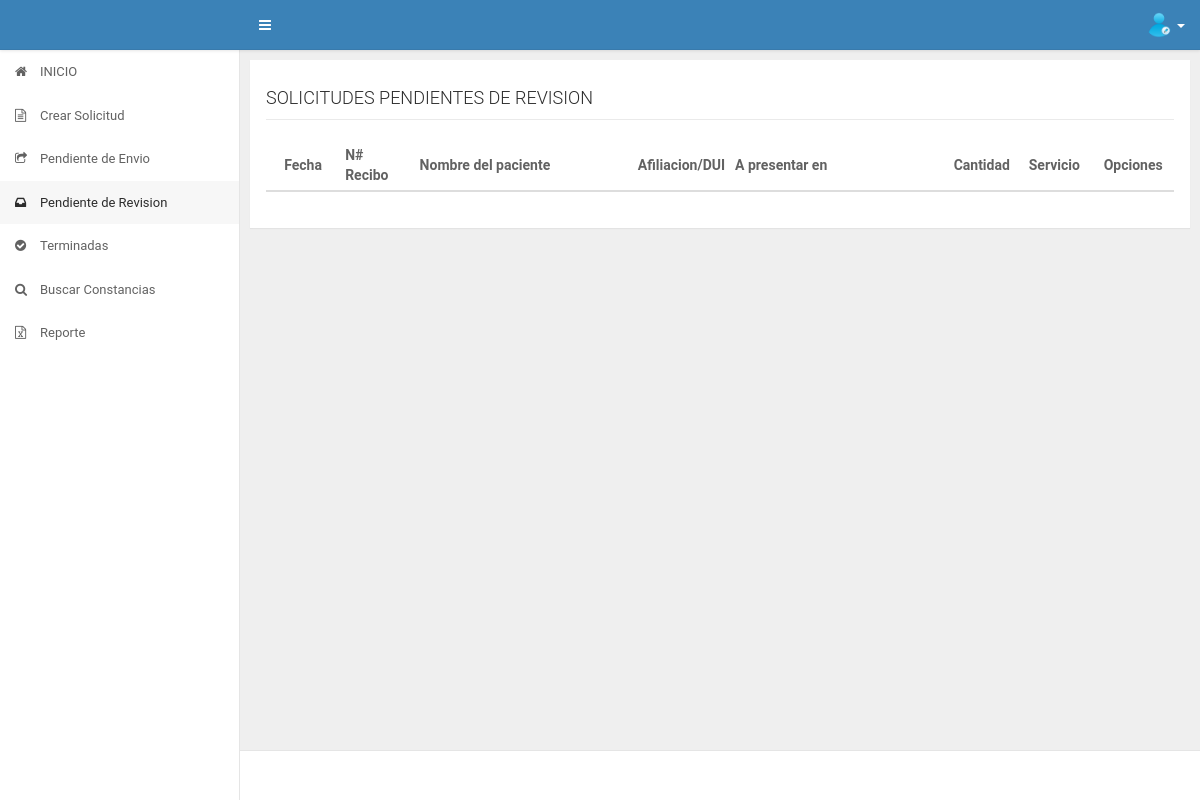
Before: /app/secretaria/pendienterevision.php (signed in) with the older database file.
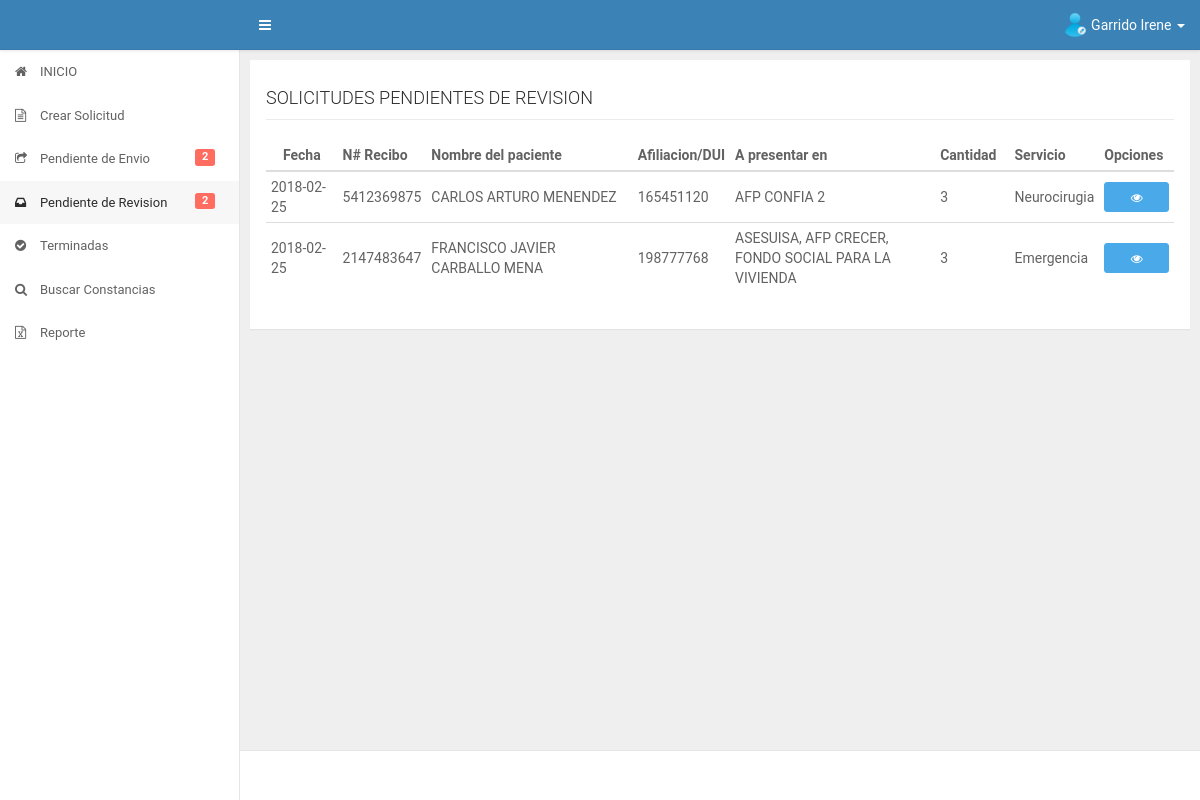
After: the same page with the newer database file.
### tables this page shows
CREATE TABLE IF NOT EXISTS `datos_iniciales` (
  `id_datos` int(11) NOT NULL AUTO_INCREMENT,
  `fecha` date DEFAULT NULL,
  `numero_recibo` varchar(50) DEFAULT NULL,
  `afiliacion_dui` varchar(30) DEFAULT NULL,
  `nombre_paciente` varchar(300) DEFAULT NULL,
  `destinos` varchar(2000) DEFAULT NULL,
  `id_servicio` int(11) DEFAULT NULL,
  `cantidad` int(11) DEFAULT NULL,
  `fecha_presentado` date DEFAULT NULL,
  `fecha_cancelado` date DEFAULT NULL,
  `precio` float DEFAULT NULL,
  `id_estado` int(11) DEFAULT NULL,
  `id_trabajador` int(11) DEFAULT NULL,
  `fecha_recibido_revision` date DEFAULT NULL,
  `fecha_autorizacion_direccion` date DEFAULT NULL,
  PRIMARY KEY (`id_datos`),
  KEY `FK_diservicio` (`id_servicio`),
  KEY `FK_diestado` (`id_estado`),
  KEY `FK_datos_iniciales_usuario` (`id_trabajador`),
  CONSTRAINT `FK_datos_iniciales_usuario` FOREIGN KEY (`id_trabajador`) REFERENCES `usuario` (`id_user`),
  CONSTRAINT `FK_diestado` FOREIGN KEY (`id_estado`) REFERENCES `estado` (`id_estado`),
  CONSTRAINT `FK_diservicio` FOREIGN KEY (`id_servicio`) REFERENCES `servicios` (`id_servicio`)
);

CREATE TABLE IF NOT EXISTS `servicios` (
  `id_servicio` int(11) NOT NULL AUTO_INCREMENT,
  `nombre_servicio` varchar(200) DEFAULT NULL,
  PRIMARY KEY (`id_servicio`)
);

### app/secretaria/pendienterevision.php (the view, shortened to what the changed rows need)
<?php
    include("../core/header.php");
    include("../core/aside.php");
    include("../../config/database.php");
    $sqlpendientes = "SELECT datos_iniciales.id_datos,datos_iniciales.fecha,datos_iniciales.numero_recibo,datos_iniciales.afiliacion_dui,datos_iniciales.nombre_paciente,datos_iniciales.destinos,datos_iniciales.cantidad,servicios.nombre_servicio FROM datos_iniciales INNER JOIN servicios ON datos_iniciales.id_servicio=servicios.id_servicio WHERE datos_iniciales.id_estado=4 ORDER BY datos_iniciales.id_datos";
    if($stmt = $conn->prepare($sqlpendientes)){
    	$stmt -> execute();
    	$stmt -> store_result();
    	$rows = $stmt->num_rows;
    	$stmt -> bind_result($id_datos,$fechacreacion,$nrecibo,$afiliacion,$nombrepaciente,$destinos,$cantidad,$servicio);
    }
?>
<div id="content" class="ui-content ui-content-aside-overlay">
    <div class="ui-content-body">
        <div class="ui-container">
            <div class="row">
                <div class="col-md-12 col-lg-12">
                    <div class="panel">
                        <div class="panel-body">
                            <div id="contenido" class="table-responsive">
                            	<table class="table table-hover table-condensed" id="mitable">
                                    <thead class="thead-inverse">
                                        <tr>
                                            <th class="col-md-1 text-center">Fecha</th>
                                            <th class="col-md-1">N# Recibo</th>
                                            <th class="col-md-3">Nombre del paciente</th>
                                            <th class="col-md-1">Afiliacion/DUI</th>
                                            <th class="col-md-3">A presentar en</th>
                                            <th class="col-md-1">Cantidad</th>
                                            <th class="col-md-1">Servicio</th>
                          					<th class="col-md-1">Opciones</th>
                                        </tr>
                                    </thead>
                                    <tbody>
                                    <?php
                                    	if($rows>0){
                                    		while ($stmt->fetch()) {
                                    ?>
                                    	<tr>
                                    		<td><?php echo $fechacreacion; ?></td>
                                    		<td><?php echo $nrecibo; ?></td>
                                    		<td><?php echo $nombrepaciente; ?></td>
                                    		<td><?php echo $afiliacion; ?></td>
                                    		<td><?php echo $destinos; ?></td>
                                    		<td><?php echo $cantidad; ?></td>
                                    		<td><?php echo $servicio; ?></td>
                                    		<td><a href="infosolicitud.php?con=<?php echo $id_datos ?>" class="btn btn-info btn-sm btn-block vertrabajador"  data-placement="left" data-solicitud="<?php echo $id_datos ?>" data-toggle="tooltip" data-placement="left" title="Revisar"><i class="fa fa-eye"></i></a></td>
                                    	</tr>
                                    <?php
                                    		}
                                    	}
                                    ?>
                                    </tbody>
                                </table>
                            </div>
                        </div>
                    </div>
                </div>
            </div>
        </div>
    </div>
</div>
<?php
    include("../core/footer.php");
 ?>

### app/core/header.php (shortened to what the changed rows need)
<!DOCTYPE html>
<html lang="es">
    <head>
        <link rel="stylesheet" href="../../assets/plugins/bootstrap/css/bootstrap.min.css">
        <link rel="stylesheet" href="../../assets/plugins/font-awesome/css/font-awesome.min.css">
        <link rel="stylesheet" href="../../assets/plugins/datatables/datatables.css"/>
        <link rel="stylesheet" href="../../assets/plugins/bootstrap-datepicker/css/bootstrap-datepicker3.standalone.css"/>
        <link rel="stylesheet" href="../../assets/plugins/select2/dist/css/select2.min.css"/>
        <link rel="stylesheet" href="../../assets/css/main.css">
        <link rel="stylesheet" href="../../assets/css/style.css">
    </head>
    <body>
        <div id="ui" class="ui">
            <header id="header" class="ui-header ui-header--blue text-white">
                <div class="navbar-collapse nav-responsive-disabled">
                    <ul class="nav navbar-nav navbar-right">
                        <li class="dropdown dropdown-usermenu">
                            <a href="#" class=" dropdown-toggle" data-toggle="dropdown" aria-expanded="true">
                                <div class="user-avatar"><img src="../../assets/img/edit-user.png" alt="usuario img"></div>
                                <span class="hidden-sm hidden-xs"><?php echo $_SESSION['nombre']; ?></span>
                                <span class="caret hidden-sm hidden-xs"></span>
                            </a>
                        </li>
                    </ul>
                </div>
            </header>

### app/core/aside.php (shortened to what the changed rows need)
<aside id="aside" class="ui-aside ui-aside--light">
    <ul class="nav" ui-nav id="mimenu">
        <?php switch ($_SESSION['tipousuario']) {
			case '1':
             include("../../config/database.php");
             $sqlpendientes = "SELECT COUNT(*) as pendientesenvio FROM datos_iniciales WHERE id_estado=1 AND id_trabajador=?";
             if($stmspendientes = $conn->prepare($sqlpendientes)){
                $stmspendientes->bind_param('s',$_SESSION['id_usuario']);
                $stmspendientes->execute();
                $stmspendientes->bind_result($mispendientes);
             }
             $sqlrevision = "SELECT COUNT(*) as pendientesenvio FROM datos_iniciales WHERE id_estado=4";
             if($stmtrevision = $conn->prepare($sqlrevision)){
                $stmtrevision->execute();
                $stmtrevision->bind_result($mispendientesrev);
             }
		?>
        <li id="pendienteenvio"><a href="../secretaria/pendienteenvio.php"><i class="fa fa-share-square-o"></i><span>Pendiente de Envio <?php if($mispendientes>0){ ?><small class="label label-danger"><?php echo $mispendientes; ?></small><?php } ?></span></a></li>
        <li id="pendienterevision"><a href="../secretaria/pendienterevision.php"><i class="fa fa-inbox"></i><span>Pendiente de Revision <?php if($mispendientesrev>0){ ?><small class="label label-danger"><?php echo $mispendientesrev; ?></small><?php } ?></span></a></li>
		<?php
				break;
		?>
        <?php
		} ?>
    </ul>
</aside>

Changed rows visible on the page:
added datos_iniciales: fecha "2018-02-25", numero_recibo "5412369875", nombre_paciente "CARLOS ARTURO MENENDEZ", afiliacion_dui "165451120", destinos "AFP CONFIA 2", cantidad "3", id_servicio.nombre_servicio "Neurocirugia"
added datos_iniciales: fecha "2018-02-25", numero_recibo "2147483647", nombre_paciente "FRANCISCO JAVIER CARBALLO MENA", afiliacion_dui "198777768", destinos "ASESUISA, AFP CRECER, FONDO SOCIAL PARA LA VIVIENDA", cantidad "3", id_servicio.nombre_servicio "Emergencia"
Other visible differences:
$_SESSION['nombre']: (not shown) → "Garrido Irene"
$mispendientes: (not shown) → "2"
$mispendientesrev: (not shown) → "2"
